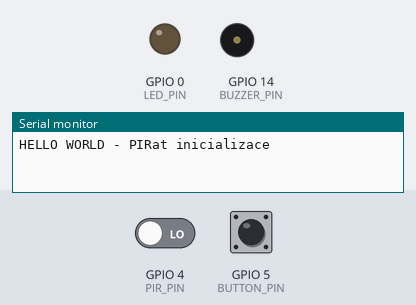
This sketch was run on a simulated ESP8266 (NodeMCU). Shown: output pins drawn as LEDs (lit = HIGH), buzzer (waves = sounding, pin HIGH), the last lines printed to the serial monitor. Dashed ring = blinking. Inputs (shaded band) come from the test bench; at power-on: GPIO 4 (PIR_PIN) LOW, GPIO 5 (BUTTON_PIN) HIGH.

Above: at 1.2 s.
1.3 s: GPIO 4 (PIR_PIN) driven HIGH
At 1.7 s:
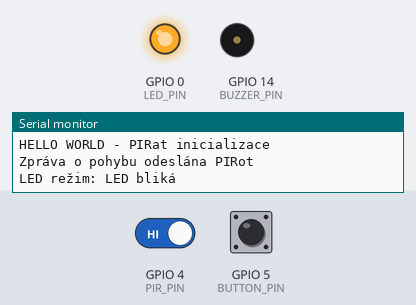
3.3 s: GPIO 5 (BUTTON_PIN) pulled LOW for 0.15 s
At 4.0 s:
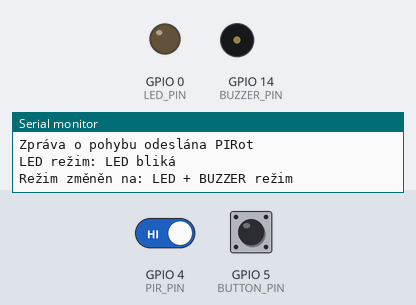
4.9 s: GPIO 5 (BUTTON_PIN) pulled LOW for 1 s
At 5.3 s:
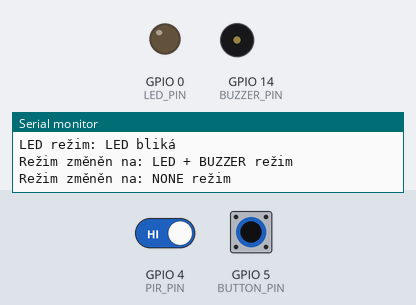
7.4 s: GPIO 4 (PIR_PIN) driven LOW
8.9 s: GPIO 5 (BUTTON_PIN) pulsed LOW 5 times (0.12 s each, 0.3 s apart)
At 9.4 s:
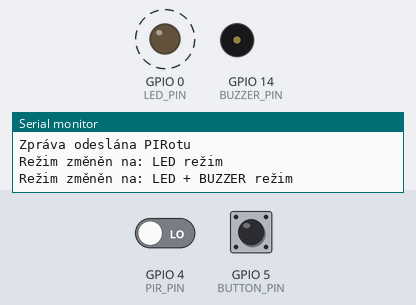
11.9 s: GPIO 4 (PIR_PIN) driven HIGH
At 12.3 s:
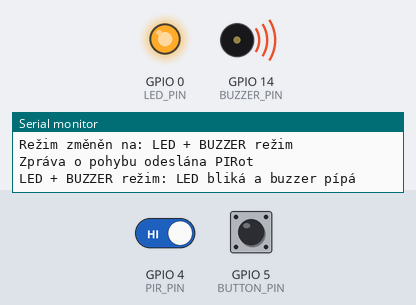
Timing chart, 0 to 14.9 s (numbered marks = the images above; inputs shaded):
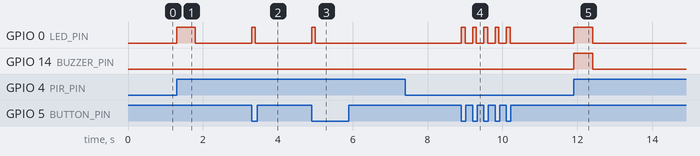

Measured:
- after the input at 1.3 s, GPIO 0 (LED_PIN): LOW → HIGH at once, → LOW 0.50 s later
- after the input at 3.3 s, GPIO 0 (LED_PIN): LOW → HIGH at once, → LOW 0.10 s later
- after the input at 4.9 s, GPIO 0 (LED_PIN): LOW → HIGH at once, → LOW 0.10 s later
- after the input at 8.9 s, GPIO 0 (LED_PIN): alternates HIGH for 0.10 s and LOW for 0.20 s, 10 changes in all, then stays LOW, starting at once
- after the input at 11.9 s, GPIO 0 (LED_PIN), GPIO 14 (BUZZER_PIN): LOW → HIGH at once, → LOW 0.50 s later

The sketch:

PIRat.ino
```cpp
#include <ESP8266WiFi.h>
#include <espnow.h>

#define PIR_PIN 4           // GPIO 4 = D2 na desce
#define BUZZER_PIN 14       // GPIO 14 = D5 na desce
#define BUTTON_PIN 5        // GPIO 5 = D1 na desce
#define LED_PIN 0           // GPIO 0 = D3 na desce

volatile bool buttonPressed = false;
int mode = 0;                         // Režim zařízení: 0 = LED, 1 = LED + BUZZER, 2 = TICHÝ
bool motionDetected = false;

typedef struct struct_message {
  int movementDetected;
} struct_message;

struct_message myData;

// Adresa PIRot
uint8_t broadcastAddress[] = {0xC8, 0xC9, 0xA3, 0x2F, 0x7E, 0xA9};

void ICACHE_RAM_ATTR onButtonPress() {
  buttonPressed = true;
}

void setup() {
  pinMode(PIR_PIN, INPUT);
  pinMode(BUZZER_PIN, OUTPUT);
  pinMode(BUTTON_PIN, INPUT_PULLUP);
  pinMode(LED_PIN, OUTPUT);

  attachInterrupt(digitalPinToInterrupt(BUTTON_PIN), onButtonPress, FALLING);

  Serial.begin(74880);
  Serial.println("HELLO WORLD - PIRat inicializace");

  WiFi.mode(WIFI_STA);
  if (esp_now_init() != 0) {
    Serial.println("Chyba ESP-NOW");
    return;
  }
  esp_now_set_self_role(ESP_NOW_ROLE_CONTROLLER);


  esp_now_add_peer(broadcastAddress, ESP_NOW_ROLE_SLAVE, 1, NULL, 0);
}

void loop() {

  if (buttonPressed) {
    mode = (mode + 1) % 3; // Přepnutí režimu (0, 1, 2)
    Serial.print("Režim změněn na: ");
    if (mode == 0) {
      Serial.println("LED režim");
    } else if (mode == 1) {
      Serial.println("LED + BUZZER režim");
    } else {
      Serial.println("NONE režim");
    }

    digitalWrite(LED_PIN, HIGH);
    delay(100);
    digitalWrite(LED_PIN, LOW);
    buttonPressed = false;
  }

  int pirState = digitalRead(PIR_PIN);

  if (pirState == HIGH && !motionDetected) {
    motionDetected = true;
    myData.movementDetected = 1;
    esp_now_send(broadcastAddress, (uint8_t *)&myData, sizeof(myData));
    Serial.println("Zpráva o pohybu odeslána PIRot");

    if (mode == 0) {  // LED režim
      Serial.println("LED režim: LED bliká");
      digitalWrite(LED_PIN, HIGH);
      delay(500);
      digitalWrite(LED_PIN, LOW);
    } else if (mode == 1) {  // LED + BUZZER režim
      Serial.println("LED + BUZZER režim: LED bliká a buzzer pípá");
      digitalWrite(LED_PIN, HIGH);
      digitalWrite(BUZZER_PIN, HIGH);
      delay(500);
      digitalWrite(LED_PIN, LOW);
      digitalWrite(BUZZER_PIN, LOW);
    } else {  // TICHÝ režim
      Serial.println("TICHÝ režim: Pouze zpráva odeslána.");
    }
  } else if (pirState == LOW && motionDetected) {
    motionDetected = false;
    myData.movementDetected = 0;
    esp_now_send(broadcastAddress, (uint8_t *)&myData, sizeof(myData));
    Serial.println("Zpráva odeslána PIRotu"); // Konec pohybu
  }

  delay(100);  // delay pro stabilitu
}
```
